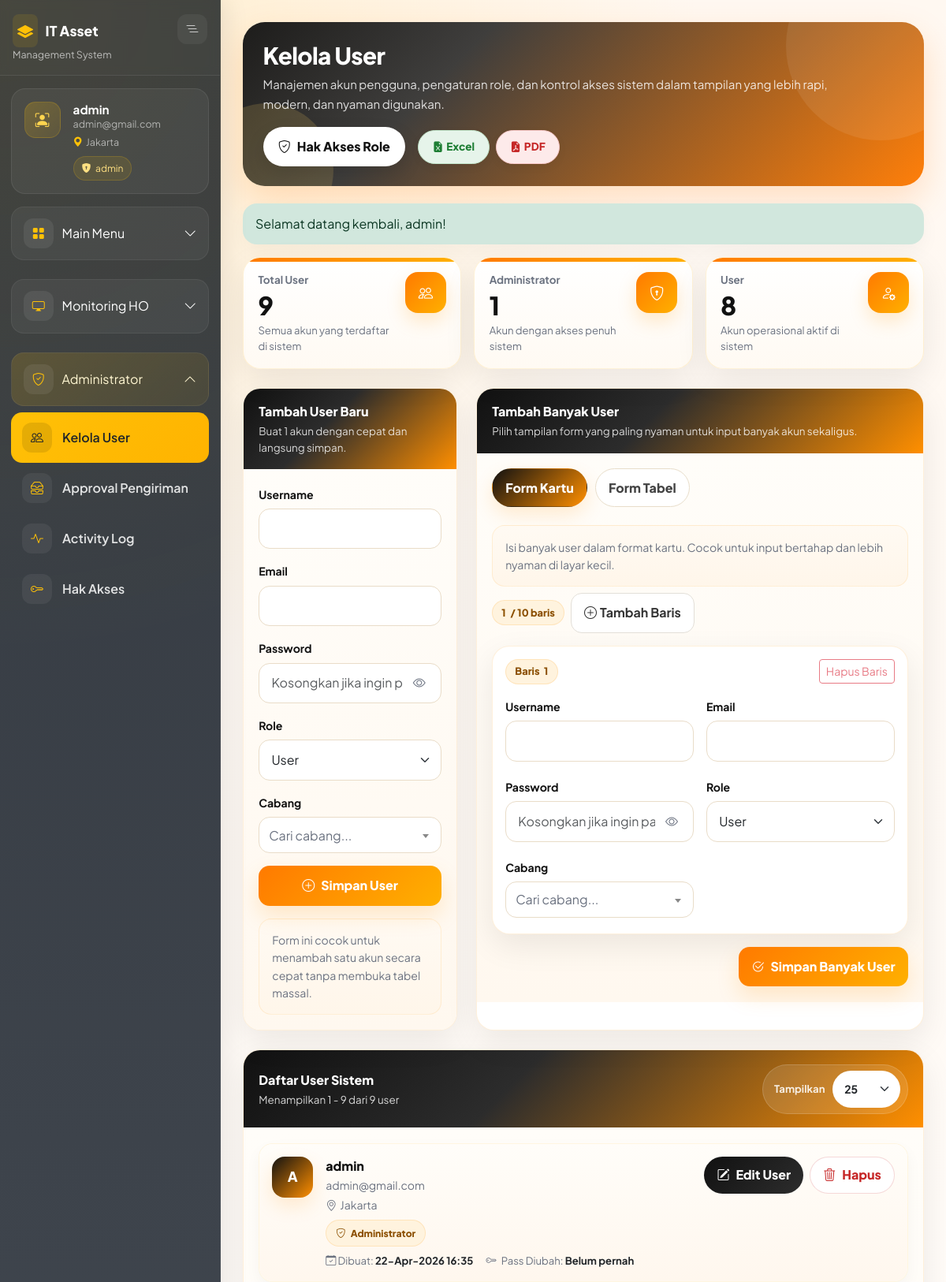
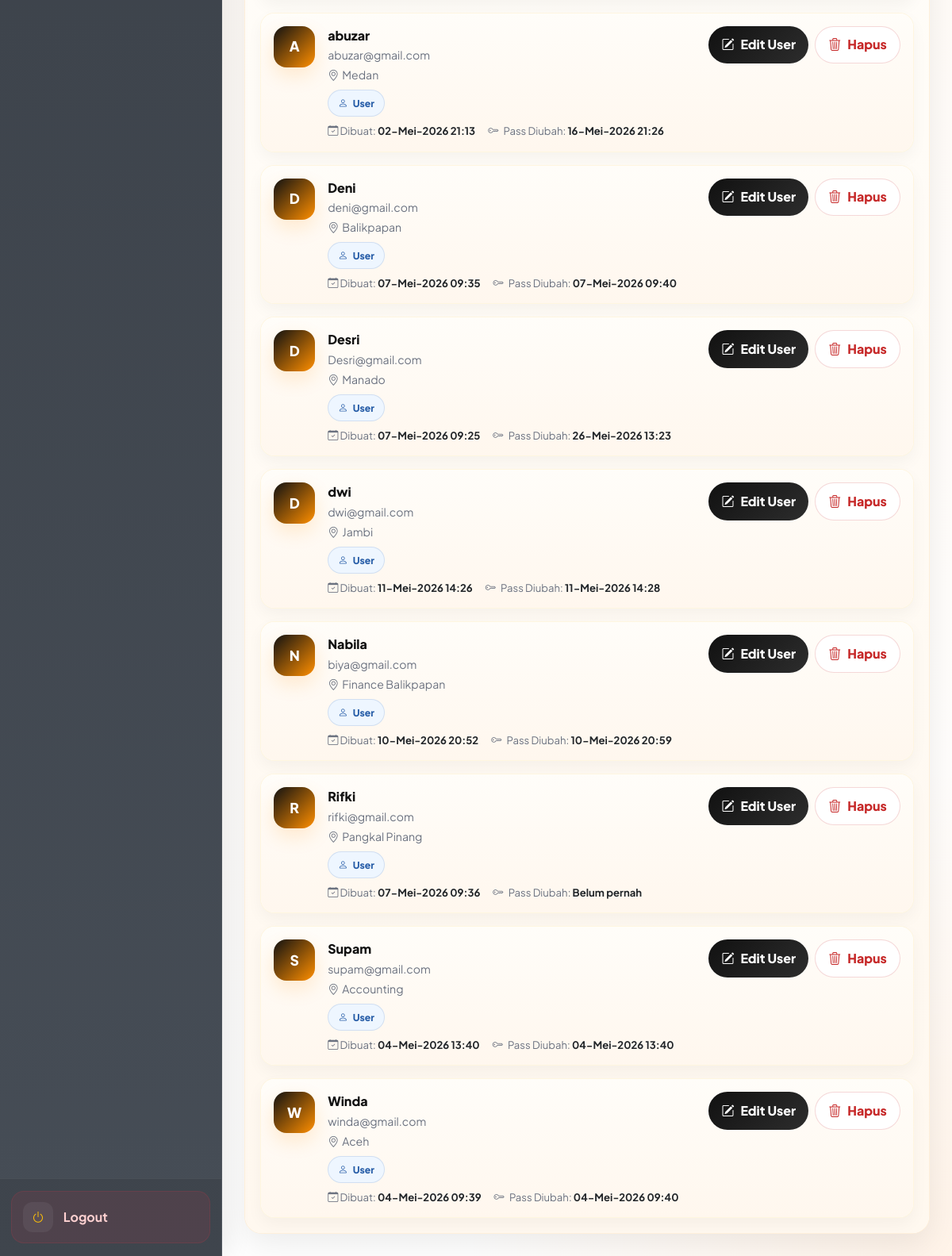
Screenshot of /users/index.php (signed in) with the database file from the repository (2 pictures, top to bottom).
### tables this page shows
CREATE TABLE `users` (
  `id` int NOT NULL,
  `username` varchar(100) NOT NULL,
  `email` varchar(100) NOT NULL,
  `password` varchar(255) NOT NULL,
  `created_at` datetime NOT NULL DEFAULT CURRENT_TIMESTAMP,
  `must_change_password` tinyint(1) NOT NULL DEFAULT '0',
  `password_changed_at` datetime DEFAULT NULL,
  `password_reset_at` datetime DEFAULT NULL,
  `password_reset_by` int DEFAULT NULL,
  `role` enum('admin','user') NOT NULL DEFAULT 'user',
  `id_branch` int DEFAULT NULL
);

CREATE TABLE `tb_branch` (
  `id_branch` int NOT NULL,
  `nama_branch` varchar(100) NOT NULL
);

### users/index.php (the view, shortened to what the rows shown need)
<?php
include '../config/koneksi.php';
require_once '../config/auth.php';
if (!function_exists('format_datetime')) {
    function format_datetime(?string $datetime): string
    {
        if (!$datetime) {
            return 'Belum pernah';
        }
        $bulan = [
            1 => 'Jan',
            'Feb',
            'Mar',
            'Apr',
            'Mei',
            'Jun',
            'Jul',
            'Agu',
            'Sep',
            'Okt',
            'Nov',
            'Des'
        ];
        $timestamp = strtotime($datetime);
        $tgl = date('d', $timestamp);
        $bln = $bulan[(int)date('m', $timestamp)];
        $thn = date('Y', $timestamp);
        $jam = date('H:i', $timestamp);
        return "$tgl-$bln-$thn $jam";
    }
}
$limit = isset($_GET['limit']) ? (int) $_GET['limit'] : 25;
$page = isset($_GET['page']) ? max(1, (int) $_GET['page']) : 1;
$offset = ($page - 1) * $limit;
$users = [];
$usersResult = mysqli_query(
    $koneksi,
    "SELECT users.id, users.username, users.email, users.role, users.id_branch, users.created_at, users.password_changed_at, tb_branch.nama_branch
     FROM users
     LEFT JOIN tb_branch ON tb_branch.id_branch = users.id_branch
     ORDER BY FIELD(role, 'admin', 'user'), username ASC
     LIMIT $offset, $limit"
);
if ($usersResult) {
    while ($row = mysqli_fetch_assoc($usersResult)) {
        $users[] = $row;
    }
}
function role_badge_class(string $role): string
{
    return $role === 'admin' ? 'role-badge admin' : 'role-badge user';
}
function role_label(string $role): string
{
    return $role === 'admin' ? 'Administrator' : 'User';
}
function role_icon(string $role): string
{
    return $role === 'admin' ? 'bi-shield-check' : 'bi-person';
}
?>
<!DOCTYPE html>
<html lang="id">
<head>
    <link href="https://cdn.jsdelivr.net/npm/bootstrap@5.3.2/dist/css/bootstrap.min.css" rel="stylesheet">
    <link rel="stylesheet" href="https://cdn.jsdelivr.net/npm/bootstrap-icons@1.11.3/font/bootstrap-icons.css">
    <link href="https://cdn.jsdelivr.net/npm/select2@4.1.0-rc.0/dist/css/select2.min.css" rel="stylesheet" />
</head>
<body>
    <div class="container-fluid p-0">
        <div class="d-flex flex-nowrap w-100 overflow-hidden">
            <?php include '../layout/sidebar.php'; ?>
            <div id="mainContent" class="flex-grow-1" style="transition: all 0.28s ease; min-width: 0;">
                <div class="page-shell">
                    <div class="hero-card">
                        <div class="hero-content d-flex justify-content-between align-items-center flex-wrap gap-3">
                            <div>
                                <h1 class="page-title">Kelola User</h1>
                            </div>
                        </div>
                    </div>
                    <div class="list-shell">
                        <div class="shell-body">
                            <?php if (!empty($users)): ?>
                                <?php foreach ($users as $user): ?>
                                    <?php $collapseId = 'editUserCollapse' . (int) $user['id']; ?>
                                    <div class="user-card">
                                        <div class="user-top">
                                            <div class="d-flex justify-content-between align-items-start flex-wrap gap-3">
                                                <div class="d-flex align-items-start gap-3">
                                                    <div class="user-avatar">
                                                        <?= strtoupper(substr($user['username'], 0, 1)) ?>
                                                    </div>
                                                    <div>
                                                        <div class="user-name"><?= e($user['username']) ?></div>
                                                        <div class="user-email"><?= e($user['email']) ?></div>
                                                        <div class="user-email mt-1">
                                                            <i class="bi bi-geo-alt me-1"></i><?= e($user['nama_branch'] ?? 'Belum ditentukan') ?>
                                                        </div>
                                                        <div class="mt-2">
                                                            <span class="<?= role_badge_class($user['role']) ?>">
                                                                <i class="bi <?= role_icon($user['role']) ?>"></i>
                                                                <?= role_label($user['role']) ?>
                                                            </span>
                                                        </div>
                                                        <div class="mt-2 d-flex flex-wrap gap-3 align-items-center" style="font-size: .82rem; color: var(--text-soft)">
                                                            <span>
                                                                <i class="bi bi-calendar-check" me-1></i> Dibuat:
                                                                <strong class="text-dark">
                                                                    <?= format_datetime($user['created_at'] ?? null) ?>
                                                                </strong>
                                                            </span>
                                                            <span>
                                                                <i class="bi bi-key me-1"></i> Pass Diubah:
                                                                <strong class="text-dark">
                                                                    <?= format_datetime($user['password_changed_at'] ?? null) ?>
                                                                </strong>
                                                            </span>
                                                        </div>
                                                    </div>
                                                </div>
                                                <div class="user-actions">
                                                    <button
                                                        type="button"
                                                        class="btn btn-pill btn-edit"
                                                        data-bs-toggle="collapse"
                                                        data-bs-target="#<?= $collapseId ?>">
                                                        <i class="bi bi-pencil-square me-2"></i>Edit User
                                                    </button>
                                                    <form method="POST" class="formDeleteUser">
                                                        <button type="button" class="btn btn-pill btn-delete btnDeleteUser">
                                                            <i class="bi bi-trash3 me-2"></i>Hapus
                                                        </button>
                                                    </form>
                                                </div>
                                            </div>
                                        </div>
                                    </div>
                                <?php endforeach; ?>
                            <?php endif; ?>
                        </div>
                    </div>
                </div>
            </div>
        </div>
    </div>
</body>
</html>

### layout/sidebar.php (shortened to what the rows shown need)
<?php
require_once __DIR__ . '/../config/auth.php';
$user = current_user();
$role = current_role();
$branchName = '-';
if (!empty($user['id_branch'])) {
    $branchId = (int) $user['id_branch'];
    if ($branchId > 0 && isset($koneksi)) {
        $stmtBranch = mysqli_prepare($koneksi, "SELECT nama_branch FROM tb_branch WHERE id_branch = ? LIMIT 1");
        if ($stmtBranch) {
            mysqli_stmt_bind_param($stmtBranch, 'i', $branchId);
            mysqli_stmt_execute($stmtBranch);
            $branchResult = mysqli_stmt_get_result($stmtBranch);
            $branchRow = mysqli_fetch_assoc($branchResult);
            if (!empty($branchRow['nama_branch'])) {
                $branchName = $branchRow['nama_branch'];
            }
        }
    }
}
?>
<div id="appSidebar" class="d-flex flex-column sidebar-shell">
    <div class="sidebar-user">
        <div class="d-flex align-items-start gap-3">
            <div class="flex-grow-1">
                <div class="sidebar-user-name"><?= h($user['username'] ?? 'User') ?></div>
                <div class="sidebar-user-email"><?= h($user['email'] ?? '-') ?></div>
                <div class="sidebar-user-email mt-1">
                    <i class="bi bi-geo-alt-fill text-warning me-1"></i><?= h($branchName) ?>
                </div>
                <div class="sidebar-user-role">
                    <i class="bi bi-shield-lock-fill"></i>
                    <span><?= h($role ?? '-') ?></span>
                </div>
            </div>
        </div>
    </div>
</div>

### rows the page displays
users: username "admin", email "admin@gmail.com", username "A", id_branch.nama_branch "Jakarta", role "Administrator", created_at "22-Apr-2026 16:35", password_changed_at "Belum pernah"
tb_branch: nama_branch "Jakarta"
users: username "A", username "abuzar", email "abuzar@gmail.com", id_branch.nama_branch "Medan", role "User", created_at "02-Mei-2026 21:13", password_changed_at "16-Mei-2026 21:26"
users: username "D", username "Deni", email "deni@gmail.com", id_branch.nama_branch "Balikpapan", role "User", created_at "07-Mei-2026 09:35", password_changed_at "07-Mei-2026 09:40"
users: username "D", username "Desri", email "Desri@gmail.com", id_branch.nama_branch "Manado", role "User", created_at "07-Mei-2026 09:25", password_changed_at "26-Mei-2026 13:23"
users: username "D", username "dwi", email "dwi@gmail.com", id_branch.nama_branch "Jambi", role "User", created_at "11-Mei-2026 14:26", password_changed_at "11-Mei-2026 14:28"
users: username "N", username "Nabila", email "biya@gmail.com", id_branch.nama_branch "Finance Balikpapan", role "User", created_at "10-Mei-2026 20:52", password_changed_at "10-Mei-2026 20:59"
users: username "R", username "Rifki", email "rifki@gmail.com", id_branch.nama_branch "Pangkal Pinang", role "User", created_at "07-Mei-2026 09:36", password_changed_at "Belum pernah"
users: username "S", username "Supam", email "supam@gmail.com", id_branch.nama_branch "Accounting", role "User", created_at "04-Mei-2026 13:40", password_changed_at "04-Mei-2026 13:40"
users: username "W", username "Winda", email "winda@gmail.com", id_branch.nama_branch "Aceh", role "User", created_at "04-Mei-2026 09:39", password_changed_at "04-Mei-2026 09:40"

### other values shown
$role "admin"
$alertSuccess "Selamat datang kembali, admin!"
$totalUsers "9"
$adminTotal "1"
$userTotal "8"
count($bulkOldRows) "1"
$displayFrom "1"
$displayTo "9"
